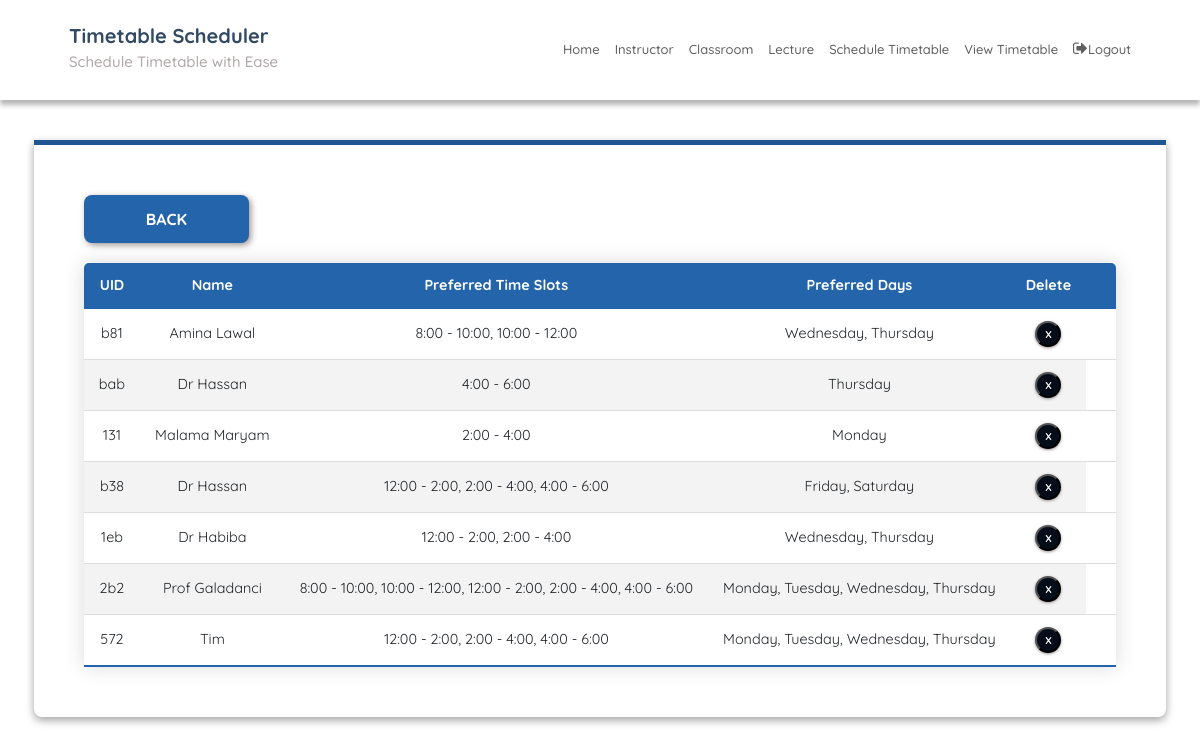
The page /instructorEdit/ (signed in) on the database as committed earlier.
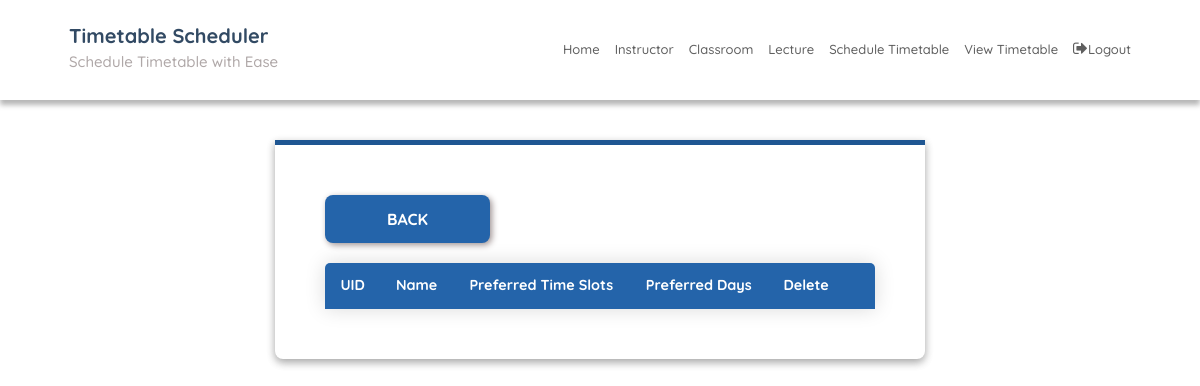
The same page on the database as committed later.
### SchedulerApp/models.py (models this page shows, shortened)
class Instructor(models.Model):
    uid = models.CharField(max_length=3, blank=True)
    name = models.CharField(max_length=25)
    preferred_time_slots = models.JSONField(blank=True, null=True)
    preferred_days = models.JSONField(blank=True, null=True)
    def formatted_time_slots(self):
        if isinstance(self.preferred_time_slots, list):
            return ", ".join(self.preferred_time_slots)
        return self.preferred_time_slots  # Fallback if it's a string
    def formatted_days(self):
        if isinstance(self.preferred_days, list):
            return ", ".join(self.preferred_days)
        return self.preferred_days  # Fallback if it's a string

### SchedulerApp/views.py (the view)
# urls.py: path('instructorEdit/', instructorEdit, name='instructorEdit'),
@login_required
def instructorEdit(request):
    context = {'instructors': Instructor.objects.all()}
    return render(request, 'instructorEdit.html', context)

### SchedulerApp/templatetags/index.py (called while the page is built)
    def render(self, context):
        path = context['request'].path
        for p in self.patterns:
            pValue = template.Variable(p).resolve(context)
            if path == pValue:
                return 'active'
        return ''

### templates/instructorEdit.html (shortened to what this page needs)
{% extends 'base.html' %}
{% block content %}
{% load static %}
<fieldset class="fieldset">
  <div class="tablink">
    <button onclick="location.href='{% url 'instructorAdd'%}'" class="submit"> Back </button>
  </div>
  <div class="tabcontent" id="edit">
    <table class="editTable">
      <thead>
        <tr class="table-headers">
          <th>UID</th>
          <th>Name</th>
          <th>Preferred Time Slots</th>
          <th>Preferred Days</th>
          <th>Delete</th>
          <th class="empty"></th>
        </tr>
      </thead>
      <tbody>
        {% for inst in instructors %}
        <tr>
          <td>{{ inst.uid }}</td>
          <td>{{ inst.name }}</td>
          <td>{{ inst.formatted_time_slots }}</td>
          <td>{{ inst.formatted_days }}</td>
          <td class="empty">
            <form action="{% url 'deleteinstructor' inst.id %}" method="post">
              <input type="submit" value="X" class="cross">
            </form>
          </td>
        </tr>
        {% endfor %}
      </tbody>
    </table>
  </div>
</fieldset>
{% endblock %}

Rows that differ between the two databases and show on the page:
removed Instructor: uid "b81", name "Amina Lawal", formatted_time_slots "8:00 - 10:00, 10:00 - 12:00", formatted_days "Wednesday, Thursday"
removed Instructor: uid "bab", name "Dr Hassan", formatted_time_slots "4:00 - 6:00", formatted_days "Thursday"
removed Instructor: uid "131", name "Malama Maryam", formatted_time_slots "2:00 - 4:00", formatted_days "Monday"
removed Instructor: uid "b38", name "Dr Hassan", formatted_time_slots "12:00 - 2:00, 2:00 - 4:00, 4:00 - 6:00", formatted_days "Friday, Saturday"
removed Instructor: uid "1eb", name "Dr Habiba", formatted_time_slots "12:00 - 2:00, 2:00 - 4:00", formatted_days "Wednesday, Thursday"
removed Instructor: uid "2b2", name "Prof Galadanci", formatted_time_slots "8:00 - 10:00, 10:00 - 12:00, 12:00 - 2:00, 2:00 - 4:00, 4:00 - 6:00", formatted_days "Monday, Tuesday, Wednesday, Thursday"
removed Instructor: uid "572", name "Tim", formatted_time_slots "12:00 - 2:00, 2:00 - 4:00, 4:00 - 6:00", formatted_days "Monday, Tuesday, Wednesday, Thursday"
